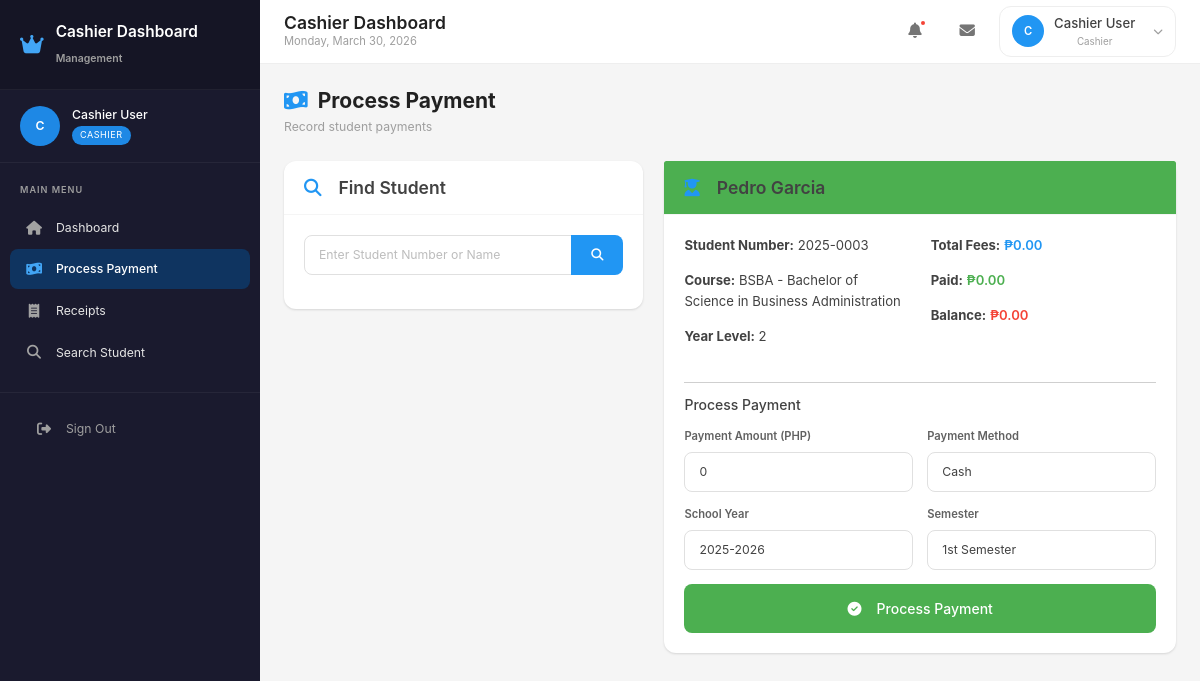
The app's page /cashier/dashboard.php?page=payments&student_id=3 (signed in) with its own data.
### tables this page shows
CREATE TABLE students (
    id INT AUTO_INCREMENT PRIMARY KEY,
    student_number VARCHAR(50) NOT NULL UNIQUE,
    firstname VARCHAR(100) NOT NULL,
    lastname VARCHAR(100) NOT NULL,
    middle_name VARCHAR(100),
    suffix VARCHAR(20),
    email VARCHAR(100),
    phone VARCHAR(50),
    gender VARCHAR(20),
    birthdate DATE,
    
     
    address VARCHAR(500),
    city VARCHAR(100),
    province VARCHAR(100),
    zipcode VARCHAR(20),
    
     
    guardian_name VARCHAR(200),
    guardian_relationship VARCHAR(50),
    guardian_phone VARCHAR(50),
    guardian_email VARCHAR(100),
    guardian_address VARCHAR(500),
    
     
    course_id INT,
    year_level INT DEFAULT 1,
    enrollment_status ENUM('Pending', 'Enrolled', 'Dropped', 'Graduated', 'Transferred') DEFAULT 'Pending',
    enrollment_date DATE,
    
     
    previous_school VARCHAR(255),
    previous_school_address VARCHAR(500),
    
    password VARCHAR(255),
    is_active TINYINT(1) DEFAULT 1,
    created_at TIMESTAMP DEFAULT CURRENT_TIMESTAMP,
    updated_at TIMESTAMP DEFAULT CURRENT_TIMESTAMP ON UPDATE CURRENT_TIMESTAMP,
    FOREIGN KEY (course_id) REFERENCES courses(id) ON DELETE SET NULL
);

CREATE TABLE courses (
    id INT AUTO_INCREMENT PRIMARY KEY,
    code VARCHAR(20) NOT NULL,
    name VARCHAR(255) NOT NULL,
    department_id INT NOT NULL,
    major VARCHAR(100),
    description TEXT,
    total_units INT DEFAULT 0,
    years INT DEFAULT 4,
    is_active TINYINT(1) DEFAULT 1,
    created_at TIMESTAMP DEFAULT CURRENT_TIMESTAMP,
    FOREIGN KEY (department_id) REFERENCES departments(id) ON DELETE CASCADE,
    UNIQUE KEY unique_course (code, department_id)
);

### cashier/pages/payments.php (the view, shortened to what this page needs)
<?php
$school_years = $conn->query("SELECT * FROM school_years ORDER BY year DESC");
?>
<div class="page-header">
    <div class="page-header-left">
        <h1><i class="fas fa-money-bill-wave"></i> Process Payment</h1>
        <p>Record student payments</p>
    </div>
</div>
<div class="row g-4">
    <div class="col-lg-5">
        <div class="card">
            <div class="card-header">
                <h5 class="card-title"><i class="fas fa-search me-2"></i>Find Student</h5>
            </div>
            <div class="card-body">
                <form method="GET">
                    <div class="input-group mb-3">
                        <input type="text" name="search" class="form-control" placeholder="Enter Student Number or Name" value="<?php echo $_GET['search'] ?? ''; ?>">
                        <button type="submit" class="btn btn-primary"><i class="fas fa-search"></i></button>
                    </div>
                </form>
            </div>
        </div>
    </div>
    <div class="col-lg-7">
        <?php if (isset($_GET['student_id'])): ?>
            <?php
            $student_id = intval($_GET['student_id']);
            $student = $conn->query("SELECT s.*, c.name as course_name, c.code as course_code
                FROM students s
                LEFT JOIN courses c ON s.course_id = c.id
                WHERE s.id = $student_id")->fetch_assoc();
            if ($student):
                $tuition = $conn->query("SELECT * FROM tuition_fees WHERE course_code = '{$student['course_code']}' AND year_level = {$student['year_level']}")->fetch_assoc();
                $total_fees = $tuition ? ($tuition['tuition_amount'] + $tuition['miscellaneous_amount'] + $tuition['laboratory_amount'] + $tuition['other_fees']) : 0;
                $cf = $conn->query("SELECT COALESCE(SUM(amount), 0) as total FROM course_fees WHERE course_code = '{$student['course_code']}'")->fetch_assoc();
                $total_fees += $cf['total'];
                $paid = $conn->query("SELECT COALESCE(SUM(payment_amount), 0) as total FROM payments WHERE student_id = $student_id")->fetch_assoc();
                $balance = max(0, $total_fees - $paid['total']);
            ?>
            <div class="card border-success">
                <div class="card-header bg-success text-white">
                    <h5 class="card-title mb-0"><i class="fas fa-user-graduate me-2"></i><?php echo htmlspecialchars($student['firstname'] . ' ' . $student['lastname']); ?></h5>
                </div>
                <div class="card-body">
                    <div class="row mb-4">
                        <div class="col-md-6">
                            <p><strong>Student Number:</strong> <?php echo htmlspecialchars($student['student_number']); ?></p>
                            <p><strong>Course:</strong> <?php echo htmlspecialchars($student['course_code'] . ' - ' . $student['course_name']); ?></p>
                            <p><strong>Year Level:</strong> <?php echo $student['year_level']; ?></p>
                        </div>
                        <div class="col-md-6">
                            <p><strong>Total Fees:</strong> <span class="text-primary fw-bold">₱<?php echo number_format($total_fees, 2); ?></span></p>
                            <p><strong>Paid:</strong> <span class="text-success fw-bold">₱<?php echo number_format($paid['total'], 2); ?></span></p>
                            <p><strong>Balance:</strong> <span class="text-danger fw-bold">₱<?php echo number_format($balance, 2); ?></span></p>
                        </div>
                    </div>
                    <hr>
                    <h6 class="mb-3">Process Payment</h6>
                    <form method="POST">
                        <div class="row g-3">
                            <div class="col-md-6">
                                <label class="form-label">Payment Amount (PHP)</label>
                                <input type="number" name="amount" class="form-control" step="0.01" min="0" max="<?php echo $balance; ?>" value="<?php echo $balance; ?>" required>
                            </div>
                            <div class="col-md-6">
                                <label class="form-label">Payment Method</label>
                                <select name="payment_method" class="form-select">
                                    <option value="Cash">Cash</option>
                                </select>
                            </div>
                            <div class="col-md-6">
                                <label class="form-label">School Year</label>
                                <select name="school_year" class="form-select">
                                    <?php while ($sy = $school_years->fetch_assoc()): ?>
                                        <option value="<?php echo $sy['year']; ?>" <?php echo $sy['is_current'] ? 'selected' : ''; ?>><?php echo $sy['year']; ?></option>
                                    <?php endwhile; ?>
                                </select>
                            </div>
                            <div class="col-md-6">
                                <label class="form-label">Semester</label>
                                <select name="semester" class="form-select">
                                    <option value="1st">1st Semester</option>
                                </select>
                            </div>
                            <div class="col-12">
                                <button type="submit" class="btn btn-success btn-lg w-100">
                                    <i class="fas fa-check-circle me-2"></i>Process Payment
                                </button>
                            </div>
                        </div>
                    </form>
                </div>
            </div>
            <?php endif; ?>
        <?php endif; ?>
    </div>
</div>

### css/modern.css (style rules this page uses)
:root { --primary-50: #e3f2fd; --primary-100: #bbdefb; --primary-200: #90caf9; --primary-300: #64b5f6; --primary-400: #42a5f5; --primary-500: #2196f3; --primary-600: #1e88e5; --primary-700: #1976d2; --primary-800: #1565c0; --primary-900: #0d47a1; --secondary-50: #f3e5f5; --secondary-500: #9c27b0; --secondary-600: #8e24aa; --accent-500: #00bcd4; --accent-600: #00acc1; --success-50: #e8f5e9; --success-500: #4caf50; --success-600: #43a047; --success-700: #388e3c; --warning-50: #fff3e0; --warning-500: #ff9800; --warning-600: #fb8c00; --danger-50: #ffebee; --danger-500: #f44336; --danger-600: #e53935; --danger-700: #d32f2f; --info-50: #e1f5fe; --info-500: #03a9f4; --info-600: #039be5; --gray-50: #fafafa; --gray-100: #f5f5f5; --gray-200: #eeeeee; --gray-300: #e0e0e0; --gray-400: #bdbdbd; --gray-500: #9e9e9e; --gray-600: #757575; --gray-700: #616161; --gray-800: #424242; --gray-900: #212121; --dark-50: #f5f5f5; --dark-100: #eeeeee; --dark-200: #e0e0e0; --dark-300: #bdbdbd; --dark-400: #9e9e9e; --dark-500: #757575; --dark-600: #616161; --dark-700: #424242; --dark-800: #263238; --dark-900: #1a1a2e; --sidebar-bg: #1a1a2e; --sidebar-hover: #16213e; --sidebar-active: #0f3460; --sidebar-text: #e4e4e4; --sidebar-icon: #a2a2a2; --sidebar-width: 260px; --card-shadow: 0 1px 3px rgba(0,0,0,0.08), 0 1px 2px rgba(0,0,0,0.06); --card-shadow-hover: 0 10px 20px rgba(0,0,0,0.1), 0 3px 6px rgba(0,0,0,0.05); --radius-sm: 6px; --radius-md: 8px; --radius-lg: 12px; --radius-xl: 16px; --transition-fast: 150ms ease; --transition-normal: 250ms ease; --transition-slow: 350ms ease; }
*, *::before, *::after { box-sizing: border-box; }
html { font-size: 14px; scroll-behavior: smooth; }
body { margin: 0; padding: 0; font-family: 'Inter', -apple-system, BlinkMacSystemFont, 'Segoe UI', Roboto, Oxygen, Ubuntu, sans-serif; font-size: 0.9375rem; line-height: 1.6; color: var(--gray-800); background-color: var(--gray-100); -webkit-font-smoothing: antialiased; -moz-osx-font-smoothing: grayscale; }
.card { background: #fff; border: none; border-radius: var(--radius-lg); box-shadow: var(--card-shadow); transition: box-shadow var(--transition-normal); }
.card-header { background: transparent; border-bottom: 1px solid var(--gray-100); padding: 16px 20px; display: flex; align-items: center; justify-content: space-between; }
.card-header h5, .card-header h4, .card-header h3 { margin: 0; font-weight: 600; color: var(--gray-800); }
.card-header .card-title { display: flex; align-items: center; gap: 10px; }
.card-header .card-title i { color: var(--primary-500); }
.card-body { padding: 20px; }
.btn { display: inline-flex; align-items: center; justify-content: center; gap: 8px; padding: 10px 20px; font-size: 0.875rem; font-weight: 500; border-radius: var(--radius-md); border: none; cursor: pointer; transition: all var(--transition-fast); text-decoration: none; white-space: nowrap; }
.btn-primary { background: var(--primary-500); color: #fff; }
.btn-success { background: var(--success-500); color: #fff; }
.btn-lg { padding: 14px 28px; font-size: 1rem; }
.form-label { display: block; font-size: 0.8rem; font-weight: 600; color: var(--gray-700); margin-bottom: 6px; }
.form-control, .form-select { width: 100%; padding: 10px 14px; border: 1px solid var(--gray-300); border-radius: var(--radius-md); font-size: 0.875rem; color: var(--gray-800); background: #fff; transition: all var(--transition-fast); }
.form-control::placeholder { color: var(--gray-400); }
.input-group { display: flex; align-items: stretch; }
.input-group .form-control { border-radius: var(--radius-md) 0 0 var(--radius-md); }
.page-header { display: flex; align-items: center; justify-content: space-between; margin-bottom: 24px; flex-wrap: wrap; gap: 16px; }
.page-header-left h1 { font-size: 1.5rem; font-weight: 700; color: var(--gray-900); margin: 0 0 4px 0; display: flex; align-items: center; gap: 10px; }
.page-header-left h1 i { color: var(--primary-500); }
.page-header-left p { font-size: 0.875rem; color: var(--gray-500); margin: 0; }
.text-primary { color: var(--primary-500) !important; }
.text-success { color: var(--success-500) !important; }
.text-danger { color: var(--danger-500) !important; }
.bg-success { background: var(--success-500) !important; }
.fw-bold { font-weight: 600 !important; }
.mb-3 { margin-bottom: 24px; }

### records on screen
students: firstname+lastname "Pedro Garcia", student_number "2025-0003", course.name "BSBA - Bachelor of Science in Business Administration", year_level "2"

### other values on screen
$portal_title "Cashier Dashboard"
substr($user_name, 0, 1) "C"
$user_name "Cashier User"
str_replace('_', ' ', $user_role) "CASHIER"
$item['label'] "Dashboard"
$item['label'] "Process Payment"
$item['label'] "Receipts"
$item['label'] "Search Student"
str_replace('_', ' ', $user_role) "Cashier"
$total_fees "0.00"
$paid['total'] "0.00"
$balance "0.00"
form field school_year "2025-2026"
